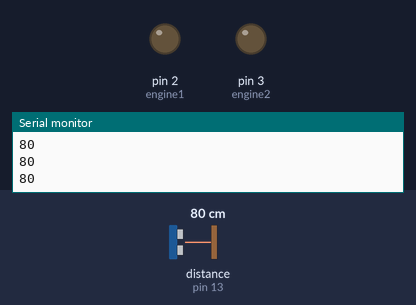
Simulated run of this sketch. Board: Arduino Uno, built with avr-gcc and run on an emulated ATmega328P. On the bench: output pins drawn as LEDs (lit = HIGH), the last lines printed to the serial monitor. Wiring (inferred from the names in the program): ultrasonic range finder: trigger pin 12; echo pin 13. Dashed ring = blinking. The test bench sets the inputs (shaded band); at power-on: distance to the obstacle (sensor on pin 13) 80 cm. The echo pulse lasts 58.3 µs per cm; pins used as bus, display or sensor lines are not drawn.

Above: at 1.2 s.
1.3 s: distance to the obstacle (sensor on pin 13) set to 43 cm
2.8 s: distance to the obstacle (sensor on pin 13) set to 37 cm
At 3.1 s:
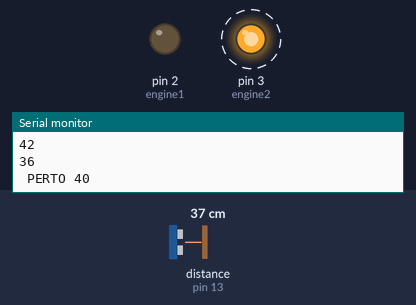
5.8 s: distance to the obstacle (sensor on pin 13) set to 12 cm
At 6.42 s:
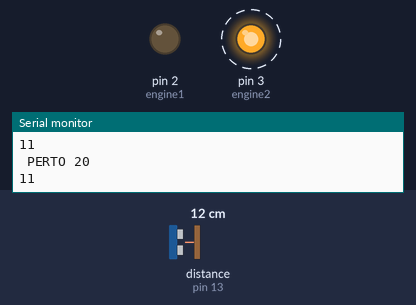
8.8 s: distance to the obstacle (sensor on pin 13) set to 9 cm
11.8 s: distance to the obstacle (sensor on pin 13) set to 60 cm
At 11.8 s:
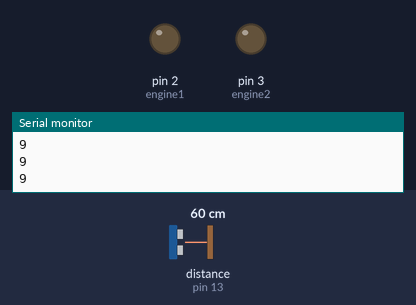
Timing chart, 0 to 14.3 s (numbered marks = the images above; inputs shaded):
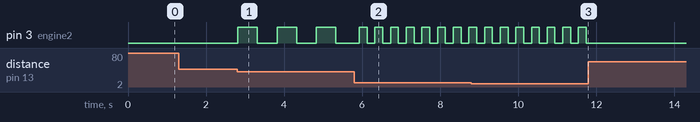

The sketch:

sketch_apr01a.ino
```cpp
#include "Ultrasonic.h"

#define echoPin 13 //Pino 13 recebe o pulso do echo
#define trigPin 12 //Pino 12 envia o pulso para gerar o echo
//Projeto Autonomia Visual
#define engine1 2
#define engine2 3


//iniciando a função e passando os pinos
Ultrasonic ultrasonic(12,13);


void setup()
{
   Serial.begin(9600); //inicia a porta serial
   pinMode(echoPin, INPUT); // define o pino 13 como entrada (recebe)
   pinMode(trigPin, OUTPUT); // define o pino 12 como saida (envia)
   pinMode(engine1, OUTPUT);
   pinMode(engine2, OUTPUT);

}

int distancia = 0;

void leitura(){

    //seta o pino 12 com um pulso baixo "LOW" ou desligado ou ainda 0
    digitalWrite(trigPin, LOW);
  // delay de 2 microssegundos
    delayMicroseconds(1);
  //seta o pino 12 com pulso alto "HIGH" ou ligado ou ainda 1
    digitalWrite(trigPin, HIGH);
  //delay de 10 microssegundos
    delayMicroseconds(10);
  //seta o pino 12 com pulso baixo novamente
    digitalWrite(trigPin, LOW);
  // função Ranging, faz a conversão do tempo de
  //resposta do echo em centimetros, e armazena
  //na variavel distancia
    distancia = (ultrasonic.Ranging(CM));
    Serial.println(distancia);

}

void loop()
{

  int i = 0;
  leitura();

  //Serial.print("Distancia em CM: ");
  //Serial.println(distancia);

 // Distancia minima para apitar ou vibrar


 /*
  if(distancia >= 60 && distancia < 120)
  {
    Serial.print(" PERTO 120\n");
    digitalWrite(engine1, HIGH);
  }
  else if(distancia >= 40 && distancia < 60)
  {
    Serial.print(" PERTO 60\n");
  }
  */
  if(distancia >= 20 &&distancia < 40)
  {
    Serial.print(" PERTO 40\n");
    while(distancia >= 20 &&distancia < 40){
      digitalWrite(engine2, HIGH);
      delay(500);
      digitalWrite(engine2, LOW);
      delay(500);
      leitura();
      if(distancia == 0)
       digitalWrite(engine2, LOW);
    }

  }
  else if(distancia >= 10 && distancia < 20)
  {
    Serial.print(" PERTO 20\n");
    while(distancia >= 1 &&distancia < 20){
      digitalWrite(engine2, HIGH);
      delay(200);
      digitalWrite(engine2, LOW);
      delay(200);
      leitura();
    }
  }/*
  else if(distancia < 10)
  {
    Serial.print(" PERTO 10\n");
  }*/

  if(distancia > 180){
    digitalWrite(engine1, LOW);
    digitalWrite(engine2, LOW);
  }
   if(distancia == 0)
       digitalWrite(engine2, LOW);
  delay(100); //espera 0,1 segundo para fazer a leitura novamente


}
```

Ultrasonic.cpp
```cpp
/*
  Ultrasonic.cpp - Library for HC-SR04 Ultrasonic Ranging Module.library

  Created by ITead studio. Apr 20, 2010.
  iteadstudio.com
*/

#include "Arduino.h"
#include "Ultrasonic.h"

Ultrasonic::Ultrasonic(int TP, int EP)
{
   pinMode(TP,OUTPUT);
   pinMode(EP,INPUT);
   Trig_pin=TP;
   Echo_pin=EP;
}

long Ultrasonic::Timing()
{
  digitalWrite(Trig_pin, LOW);
  delayMicroseconds(2);
  digitalWrite(Trig_pin, HIGH);
  delayMicroseconds(10);
  digitalWrite(Trig_pin, LOW);
  duration = pulseIn(Echo_pin,HIGH);
  return duration;
}

long Ultrasonic::Ranging(int sys)
{
  Timing();
  distacne_cm = duration /29 / 2 ;
  distance_inc = duration / 74 / 2;
  if (sys)
  return distacne_cm;
  else
  return distance_inc;
}
```

Ultrasonic.h
```cpp
/*
  Ultrasonic.h - Library for HR-SC04 Ultrasonic Ranging Module.
  Created by ITead studio. Alex, Apr 20, 2010.
  iteadstudio.com
*/


#ifndef Ultrasonic_h
#define Ultrasonic_h

#include "Arduino.h"

#define CM 1
#define INC 0

class Ultrasonic
{
  public:
    Ultrasonic(int TP, int EP);
    long Timing();
    long Ranging(int sys);

    private:
    int Trig_pin;
    int Echo_pin;
    long  duration,distacne_cm,distance_inc;

};

#endif
```

Measured:
- the behaviour switches between 41 and 40 cm on distance to the obstacle (sensor on pin 13) (found by bisection; images 0 and 1)
- after the input at 2.8 s, pin 3 (engine2): alternates HIGH for 0.50 s and LOW for 0.50 s, starting at once
- after the input at 5.8 s, pin 3 (engine2): alternates HIGH for 0.20 s and LOW for 0.20 s, starting after 0.13 s
- after the input at 11.8 s, pin 3 (engine2): stops changing and stays LOW
